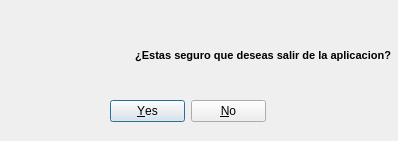
<?xml version="1.0" encoding="UTF-8"?>
<ui version="4.0">
 <class>Dialog</class>
 <widget class="QDialog" name="Dialog">
  <property name="geometry">
   <rect>
    <x>0</x>
    <y>0</y>
    <width>398</width>
    <height>141</height>
   </rect>
  </property>
  <property name="windowTitle">
   <string>Dialog</string>
  </property>
  <widget class="QDialogButtonBox" name="btnBoxSalir">
   <property name="geometry">
    <rect>
     <x>110</x>
     <y>100</y>
     <width>156</width>
     <height>23</height>
    </rect>
   </property>
   <property name="standardButtons">
    <set>QDialogButtonBox::No|QDialogButtonBox::Yes</set>
   </property>
  </widget>
  <widget class="QLabel" name="lblDeseasalir">
   <property name="geometry">
    <rect>
     <x>80</x>
     <y>20</y>
     <width>311</width>
     <height>71</height>
    </rect>
   </property>
   <property name="font">
    <font>
     <pointsize>8</pointsize>
     <weight>75</weight>
     <bold>true</bold>
    </font>
   </property>
   <property name="text">
    <string>¿Estas seguro que deseas salir de la aplicacion?</string>
   </property>
   <property name="alignment">
    <set>Qt::AlignRight|Qt::AlignTrailing|Qt::AlignVCenter</set>
   </property>
  </widget>
  <widget class="QLabel" name="lblImgsalir">
   <property name="geometry">
    <rect>
     <x>70</x>
     <y>30</y>
     <width>41</width>
     <height>41</height>
    </rect>
   </property>
   <property name="text">
    <string/>
   </property>
   <property name="pixmap">
    <pixmap resource="avisosalir.qrc">:/icono/img/icono.jpg</pixmap>
   </property>
  </widget>
 </widget>
 <resources>
  <include location="img/nuevo.qrc"/>
  <include location="avisosalir.qrc"/>
 </resources>
 <connections/>
</ui>
